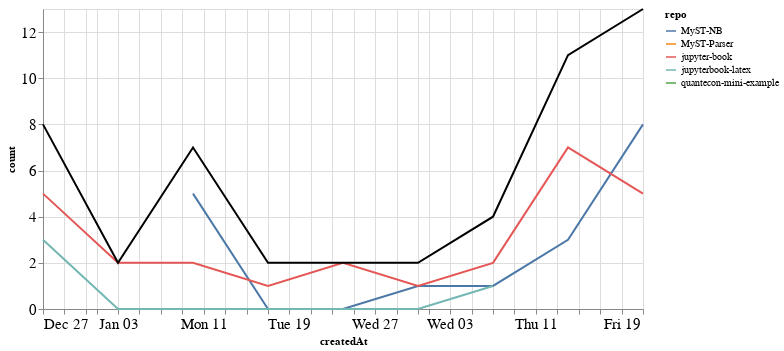

The cell this chart's notebook holds for it:
### Markdown cell above
### Comments

### Code cell
comments_time = comments.groupby('repo').resample('W', on='createdAt').count()['author'].reset_index()
comments_time = comments_time.rename(columns={'author': 'count'})
comments_time_total = comments_time.groupby('createdAt').agg({"count": "sum"}).reset_index()
ch1 = alt.Chart(comments_time, width=600).mark_line().encode(
    x='createdAt',
    y='count',
    color='repo',
    tooltip="repo"
)

ch2 = alt.Chart(comments_time_total, width=600).mark_line(color="black").encode(
    x='createdAt',
    y='count',
)

ch1 + ch2

### Figure 1 — Vega-Lite specification as saved in the notebook (floating-point values rounded to 4 significant figures)
{"config": {"axisLeft": {"labelFontSize": 15}, "axisBottom": {"labelFontSize": 15}}, "layer": [{"data": {"name": "data-4d41f4e32a1c085097dd7dd4a11eea84"}, "mark": "line", "encoding": {"color": {"type": "nominal", "field": "repo"}, "tooltip": {"type": "nominal", "field": "repo"}, "x": {"type": "temporal", "field": "createdAt"}, "y": {"type": "quantitative", "field": "count"}}, "width": 600}, {"data": {"name": "data-c833883c428cbfa34e6a6dfbc8668e10"}, "mark": {"type": "line", "color": "black"}, "encoding": {"x": {"type": "temporal", "field": "createdAt"}, "y": {"type": "quantitative", "field": "count"}}, "width": 600}], "$schema": "https://vega.github.io/schema/vega-lite/v4.8.1.json", "datasets": {"data-4d41f4e32a1c085097dd7dd4a11eea84": [{"repo": "MyST-NB", "createdAt": "2021-01-10T00:00:00", "count": 5}, {"repo": "MyST-NB", "createdAt": "2021-01-17T00:00:00", "count": 0}, {"repo": "MyST-NB", "createdAt": "2021-01-24T00:00:00", "count": 0}, {"repo": "MyST-NB", "createdAt": "2021-01-31T00:00:00", "count": 1}, {"repo": "MyST-NB", "createdAt": "2021-02-07T00:00:00", "count": 1}, {"repo": "MyST-NB", "createdAt": "2021-02-14T00:00:00", "count": 3}, {"repo": "MyST-NB", "createdAt": "2021-02-21T00:00:00", "count": 8}, {"repo": "MyST-Parser", "createdAt": "2021-01-17T00:00:00", "count": 1}, {"repo": "jupyter-book", "createdAt": "2020-12-27T00:00:00", "count": 5}, {"repo": "jupyter-book", "createdAt": "2021-01-03T00:00:00", "count": 2}, {"repo": "jupyter-book", "createdAt": "2021-01-10T00:00:00", "count": 2}, {"repo": "jupyter-book", "createdAt": "2021-01-17T00:00:00", "count": 1}, {"repo": "jupyter-book", "createdAt": "2021-01-24T00:00:00", "count": 2}, {"repo": "jupyter-book", "createdAt": "2021-01-31T00:00:00", "count": 1}, {"repo": "jupyter-book", "createdAt": "2021-02-07T00:00:00", "count": 2}, {"repo": "jupyter-book", "createdAt": "2021-02-14T00:00:00", "count": 7}, {"repo": "jupyter-book", "createdAt": "2021-02-21T00:00:00", "count": 5}, {"repo": "jupyterbook-latex", "createdAt": "2020-12-27T00:00:00", "count": 3}, {"repo": "jupyterbook-latex", "createdAt": "2021-01-03T00:00:00", "count": 0}, {"repo": "jupyterbook-latex", "createdAt": "2021-01-10T00:00:00", "count": 0}, {"repo": "jupyterbook-latex", "createdAt": "2021-01-17T00:00:00", "count": 0}, {"repo": "jupyterbook-latex", "createdAt": "2021-01-24T00:00:00", "count": 0}, {"repo": "jupyterbook-latex", "createdAt": "2021-01-31T00:00:00", "count": 0}, {"repo": "jupyterbook-latex", "createdAt": "2021-02-07T00:00:00", "count": 1}, {"repo": "quantecon-mini-example", "createdAt": "2021-02-14T00:00:00", "count": 1}], "data-c833883c428cbfa34e6a6dfbc8668e10": [{"createdAt": "2020-12-27T00:00:00", "count": 8}, {"createdAt": "2021-01-03T00:00:00", "count": 2}, {"createdAt": "2021-01-10T00:00:00", "count": 7}, {"createdAt": "2021-01-17T00:00:00", "count": 2}, {"createdAt": "2021-01-24T00:00:00", "count": 2}, {"createdAt": "2021-01-31T00:00:00", "count": 2}, {"createdAt": "2021-02-07T00:00:00", "count": 4}, {"createdAt": "2021-02-14T00:00:00", "count": 11}, {"createdAt": "2021-02-21T00:00:00", "count": 13}]}}
